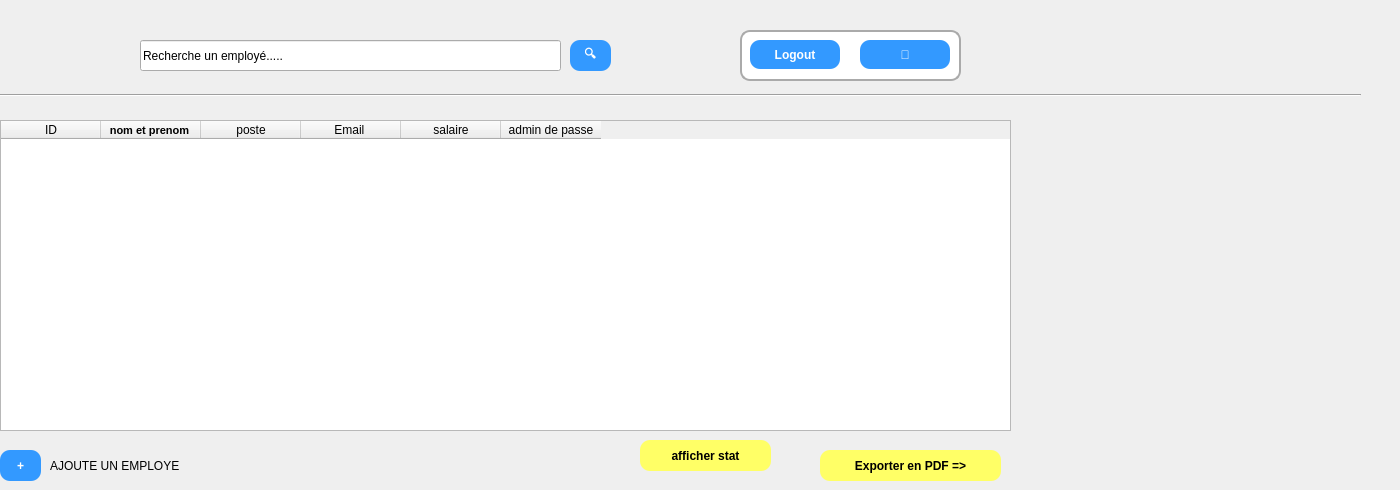
    <widget class="QWidget" name="employe">
     <widget class="QPushButton" name="pushButton_33">
      <property name="geometry">
       <rect>
        <x>840</x>
        <y>170</y>
        <width>111</width>
        <height>29</height>
       </rect>
      </property>
      <property name="styleSheet">
       <string notr="true">QPushButton {
    background-color: #FFFF66;  /* Jaune clair */
    color: black;               /* Texte noir */
    border-radius: 10px;        /* Coins arrondis */
    padding: 5px 15px;          /* Padding haut/bas, gauche/droite */
    font-weight: bold;
}

QPushButton:hover {
    background-color: #FFFF33;  /* Jaune encore plus vif au survol */
}

QPushButton:pressed {
    background-color: #FFEB3B;  /* Jaune doré quand cliqué */
}
</string>
      </property>
      <property name="text">
       <string>modifier</string>
      </property>
     </widget>
     <widget class="Line" name="line_22">
      <property name="geometry">
       <rect>
        <x>360</x>
        <y>140</y>
        <width>31</width>
        <height>291</height>
       </rect>
      </property>
      <property name="orientation">
       <enum>Qt::Orientation::Vertical</enum>
      </property>
     </widget>
     <widget class="QLabel" name="label_7">
      <property name="geometry">
       <rect>
        <x>-180</x>
        <y>40</y>
        <width>151</width>
        <height>141</height>
       </rect>
      </property>
      <property name="text">
       <string/>
      </property>
      <property name="pixmap">
       <pixmap>../../Downloads/logo.png</pixmap>
      </property>
     </widget>
     <widget class="QLineEdit" name="lineEdit_10">
      <property name="geometry">
       <rect>
        <x>640</x>
        <y>320</y>
        <width>191</width>
        <height>28</height>
       </rect>
      </property>
      <property name="text">
       <string>*****************************</string>
      </property>
     </widget>
     <widget class="QPushButton" name="pushButton_34">
      <property name="geometry">
       <rect>
        <x>960</x>
        <y>170</y>
        <width>41</width>
        <height>31</height>
       </rect>
      </property>
      <property name="styleSheet">
       <string notr="true">QPushButton {
    background-color: #FF3333;  /* Rouge clair */
    color: white;               /* Texte blanc */
    border-radius: 10px;        /* Coins arrondis */
    padding: 5px 15px;          /* Padding haut/bas, gauche/droite */
    font-weight: bold;
}

QPushButton:hover {
    background-color: #CC2929;  /* Rouge plus foncé au survol */
}

QPushButton:pressed {
    background-color: #A02121;  /* Rouge encore plus foncé quand cliqué */
}
</string>
      </property>
      <property name="text">
       <string>🗑️</string>
      </property>
     </widget>
     <widget class="QPushButton" name="pushButton_35">
      <property name="geometry">
       <rect>
        <x>840</x>
        <y>320</y>
        <width>111</width>
        <height>29</height>
       </rect>
      </property>
      <property name="styleSheet">
       <string notr="true">QPushButton {
    background-color: #FFFF66;  /* Jaune clair */
    color: black;               /* Texte noir */
    border-radius: 10px;        /* Coins arrondis */
    padding: 5px 15px;          /* Padding haut/bas, gauche/droite */
    font-weight: bold;
}

QPushButton:hover {
    background-color: #FFFF33;  /* Jaune encore plus vif au survol */
}

QPushButton:pressed {
    background-color: #FFEB3B;  /* Jaune doré quand cliqué */
}
</string>
      </property>
      <property name="text">
       <string>modifier</string>
      </property>
     </widget>
     <widget class="Line" name="line_23">
      <property name="geometry">
       <rect>
        <x>0</x>
        <y>286</y>
        <width>1001</width>
        <height>20</height>
       </rect>
      </property>
      <property name="orientation">
       <enum>Qt::Orientation::Horizontal</enum>
      </property>
     </widget>
     <widget class="QPushButton" name="pushButton_36">
      <property name="geometry">
       <rect>
        <x>960</x>
        <y>240</y>
        <width>41</width>
        <height>31</height>
       </rect>
      </property>
      <property name="styleSheet">
       <string notr="true">QPushButton {
    background-color: #FF3333;  /* Rouge clair */
    color: white;               /* Texte blanc */
    border-radius: 10px;        /* Coins arrondis */
    padding: 5px 15px;          /* Padding haut/bas, gauche/droite */
    font-weight: bold;
}

QPushButton:hover {
    background-color: #CC2929;  /* Rouge plus foncé au survol */
}

QPushButton:pressed {
    background-color: #A02121;  /* Rouge encore plus foncé quand cliqué */
}
</string>
      </property>
      <property name="text">
       <string>🗑️</string>
      </property>
     </widget>
     <widget class="QLineEdit" name="lineEdit_11">
      <property name="geometry">
       <rect>
        <x>640</x>
        <y>390</y>
        <width>191</width>
        <height>28</height>
       </rect>
      </property>
      <property name="text">
       <string>*****************************</string>
      </property>
     </widget>
     <widget class="Line" name="line_24">
      <property name="geometry">
       <rect>
        <x>610</x>
        <y>140</y>
        <width>31</width>
        <height>291</height>
       </rect>
      </property>
      <property name="orientation">
       <enum>Qt::Orientation::Vertical</enum>
      </property>
     </widget>
     <widget class="Line" name="line_25">
      <property name="geometry">
       <rect>
        <x>490</x>
        <y>140</y>
        <width>31</width>
        <height>291</height>
       </rect>
      </property>
      <property name="orientation">
       <enum>Qt::Orientation::Vertical</enum>
      </property>
     </widget>
     <widget class="QPushButton" name="pushButton_37">
      <property name="geometry">
       <rect>
        <x>860</x>
        <y>40</y>
        <width>90</width>
        <height>29</height>
       </rect>
      </property>
      <property name="styleSheet">
       <string notr="true">QPushButton {
    background-color: #3399FF;  /* Bleu clair */
    color: white;               /* Texte blanc */
    border-radius: 10px;        /* Coins arrondis */
    padding: 5px 15px;          /* Padding haut/bas, gauche/droite */
    font-weight: bold;
}

QPushButton:hover {
    background-color: #2673CC;  /* Bleu plus foncé au survol */
}

QPushButton:pressed {
    background-color: #1A53A0;  /* Bleu encore plus foncé quand cliqué */
}
</string>
      </property>
      <property name="text">
       <string>👤</string>
      </property>
     </widget>
     <widget class="QPushButton" name="pushButton_38">
      <property name="geometry">
       <rect>
        <x>960</x>
        <y>390</y>
        <width>41</width>
        <height>31</height>
       </rect>
      </property>
      <property name="styleSheet">
       <string notr="true">QPushButton {
    background-color: #FF3333;  /* Rouge clair */
    color: white;               /* Texte blanc */
    border-radius: 10px;        /* Coins arrondis */
    padding: 5px 15px;          /* Padding haut/bas, gauche/droite */
    font-weight: bold;
}

QPushButton:hover {
    background-color: #CC2929;  /* Rouge plus foncé au survol */
}

QPushButton:pressed {
    background-color: #A02121;  /* Rouge encore plus foncé quand cliqué */
}
</string>
      </property>
      <property name="text">
       <string>🗑️</string>
      </property>
     </widget>
     <widget class="Line" name="line_26">
      <property name="geometry">
       <rect>
        <x>-30</x>
        <y>80</y>
        <width>1391</width>
        <height>31</height>
       </rect>
      </property>
      <property name="orientation">
       <enum>Qt::Orientation::Horizontal</enum>
      </property>
     </widget>
     <widget class="QLineEdit" name="lineEdit_12">
      <property name="geometry">
       <rect>
        <x>740</x>
        <y>30</y>
        <width>221</width>
        <height>51</height>
       </rect>
      </property>
      <property name="styleSheet">
       <string notr="true">QLineEdit {
    border: 2px solid #AAAAAA;   /* Bordure grise */
    border-radius: 10px;         /* Coins arrondis */
    padding: 5px 10px;           /* Espacement texte à l'intérieur */
    background-color: #FFFFFF;   /* Fond blanc */
    selection-background-color: #3399FF; /* Couleur de sélection */
}
</string>
      </property>
     </widget>
     <widget class="Line" name="line_27">
      <property name="geometry">
       <rect>
        <x>230</x>
        <y>140</y>
        <width>41</width>
        <height>291</height>
       </rect>
      </property>
      <property name="orientation">
       <enum>Qt::Orientation::Vertical</enum>
      </property>
     </widget>
     <widget class="QPushButton" name="pushButton_39">
      <property name="geometry">
       <rect>
        <x>750</x>
        <y>40</y>
        <width>90</width>
        <height>29</height>
       </rect>
      </property>
      <property name="autoFillBackground">
       <bool>false</bool>
      </property>
      <property name="styleSheet">
       <string notr="true">QPushButton {
    background-color: #3399FF;  /* Bleu clair */
    color: white;               /* Texte blanc */
    border-radius: 10px;        /* Coins arrondis */
    padding: 5px 15px;          /* Padding haut/bas, gauche/droite */
    font-weight: bold;
}

QPushButton:hover {
    background-color: #2673CC;  /* Bleu plus foncé au survol */
}

QPushButton:pressed {
    background-color: #1A53A0;  /* Bleu encore plus foncé quand cliqué */
}
</string>
      </property>
      <property name="text">
       <string>Logout</string>
      </property>
     </widget>
     <widget class="QLabel" name="label_8">
      <property name="geometry">
       <rect>
        <x>1020</x>
        <y>130</y>
        <width>341</width>
        <height>271</height>
       </rect>
      </property>
      <property name="text">
       <string/>
      </property>
      <property name="pixmap">
       <pixmap>../../Downloads/Gemini_Generated_Image_4phbdh4phbdh4phb.png</pixmap>
      </property>
      <property name="scaledContents">
       <bool>true</bool>
      </property>
     </widget>
     <widget class="QLineEdit" name="lineEdit_13">
      <property name="geometry">
       <rect>
        <x>140</x>
        <y>40</y>
        <width>421</width>
        <height>31</height>
       </rect>
      </property>
      <property name="text">
       <string>Recherche un employé.....</string>
      </property>
      <property name="placeholderText">
       <string>Recherche paricipant....</string>
      </property>
     </widget>
     <widget class="Line" name="line_28">
      <property name="geometry">
       <rect>
        <x>0</x>
        <y>360</y>
        <width>1011</width>
        <height>20</height>
       </rect>
      </property>
      <property name="orientation">
       <enum>Qt::Orientation::Horizontal</enum>
      </property>
     </widget>
     <widget class="QPushButton" name="pushButton_40">
      <property name="geometry">
       <rect>
        <x>840</x>
        <y>390</y>
        <width>111</width>
        <height>29</height>
       </rect>
      </property>
      <property name="styleSheet">
       <string notr="true">QPushButton {
    background-color: #FFFF66;  /* Jaune clair */
    color: black;               /* Texte noir */
    border-radius: 10px;        /* Coins arrondis */
    padding: 5px 15px;          /* Padding haut/bas, gauche/droite */
    font-weight: bold;
}

QPushButton:hover {
    background-color: #FFFF33;  /* Jaune encore plus vif au survol */
}

QPushButton:pressed {
    background-color: #FFEB3B;  /* Jaune doré quand cliqué */
}
</string>
      </property>
      <property name="text">
       <string>modifier</string>
      </property>
     </widget>
     <widget class="QLabel" name="label_9">
      <property name="geometry">
       <rect>
        <x>50</x>
        <y>450</y>
        <width>251</width>
        <height>31</height>
       </rect>
      </property>
      <property name="text">
       <string>AJOUTE UN EMPLOYE</string>
      </property>
     </widget>
     <widget class="QPushButton" name="pushButton_41">
      <property name="geometry">
       <rect>
        <x>0</x>
        <y>450</y>
        <width>41</width>
        <height>31</height>
       </rect>
      </property>
      <property name="styleSheet">
       <string notr="true">QPushButton {
    background-color: #3399FF;  /* Bleu clair */
    color: white;               /* Texte blanc */
    border-radius: 10px;        /* Coins arrondis */
    padding: 5px 15px;          /* Padding haut/bas, gauche/droite */
    font-weight: bold;
}

QPushButton:hover {
    background-color: #2673CC;  /* Bleu plus foncé au survol */
}

QPushButton:pressed {
    background-color: #1A53A0;  /* Bleu encore plus foncé quand cliqué */
}
</string>
      </property>
      <property name="text">
       <string>+</string>
      </property>
     </widget>
     <widget class="Line" name="line_29">
      <property name="geometry">
       <rect>
        <x>0</x>
        <y>210</y>
        <width>1011</width>
        <height>16</height>
       </rect>
      </property>
      <property name="orientation">
       <enum>Qt::Orientation::Horizontal</enum>
      </property>
     </widget>
     <widget class="QLineEdit" name="lineEdit_14">
      <property name="geometry">
       <rect>
        <x>640</x>
        <y>170</y>
        <width>191</width>
        <height>28</height>
       </rect>
      </property>
      <property name="text">
       <string>*****************************</string>
      </property>
     </widget>
     <widget class="QPushButton" name="pushButton_42">
      <property name="geometry">
       <rect>
        <x>840</x>
        <y>240</y>
        <width>111</width>
        <height>29</height>
       </rect>
      </property>
      <property name="styleSheet">
       <string notr="true">QPushButton {
    background-color: #FFFF66;  /* Jaune clair */
    color: black;               /* Texte noir */
    border-radius: 10px;        /* Coins arrondis */
    padding: 5px 15px;          /* Padding haut/bas, gauche/droite */
    font-weight: bold;
}

QPushButton:hover {
    background-color: #FFFF33;  /* Jaune encore plus vif au survol */
}

QPushButton:pressed {
    background-color: #FFEB3B;  /* Jaune doré quand cliqué */
}
</string>
      </property>
      <property name="text">
       <string>modifier</string>
      </property>
     </widget>
     <widget class="Line" name="line_30">
      <property name="geometry">
       <rect>
        <x>750</x>
        <y>133</y>
        <width>251</width>
        <height>20</height>
       </rect>
      </property>
      <property name="orientation">
       <enum>Qt::Orientation::Horizontal</enum>
      </property>
     </widget>
     <widget class="Line" name="line_31">
      <property name="geometry">
       <rect>
        <x>110</x>
        <y>140</y>
        <width>31</width>
        <height>291</height>
       </rect>
      </property>
      <property name="orientation">
       <enum>Qt::Orientation::Vertical</enum>
      </property>
     </widget>
     <widget class="QPushButton" name="pushButton_43">
      <property name="geometry">
       <rect>
        <x>820</x>
        <y>450</y>
        <width>181</width>
        <height>31</height>
       </rect>
      </property>
      <property name="styleSheet">
       <string notr="true">QPushButton {
    background-color: #FFFF66;  /* Jaune clair */
    color: black;               /* Texte noir */
    border-radius: 10px;        /* Coins arrondis */
    padding: 5px 15px;          /* Padding haut/bas, gauche/droite */
    font-weight: bold;
}

QPushButton:hover {
    background-color: #FFFF33;  /* Jaune encore plus vif au survol */
}

QPushButton:pressed {
    background-color: #FFEB3B;  /* Jaune doré quand cliqué */
}
</string>
      </property>
      <property name="text">
       <string>Exporter en PDF =&gt;</string>
      </property>
     </widget>
     <widget class="QPushButton" name="pushButton_44">
      <property name="geometry">
       <rect>
        <x>960</x>
        <y>320</y>
        <width>41</width>
        <height>31</height>
       </rect>
      </property>
      <property name="styleSheet">
       <string notr="true">QPushButton {
    background-color: #FF3333;  /* Rouge clair */
    color: white;               /* Texte blanc */
    border-radius: 10px;        /* Coins arrondis */
    padding: 5px 15px;          /* Padding haut/bas, gauche/droite */
    font-weight: bold;
}

QPushButton:hover {
    background-color: #CC2929;  /* Rouge plus foncé au survol */
}

QPushButton:pressed {
    background-color: #A02121;  /* Rouge encore plus foncé quand cliqué */
}
</string>
      </property>
      <property name="text">
       <string>🗑️</string>
      </property>
     </widget>
     <widget class="QPushButton" name="pushButton_45">
      <property name="geometry">
       <rect>
        <x>570</x>
        <y>40</y>
        <width>41</width>
        <height>31</height>
       </rect>
      </property>
      <property name="styleSheet">
       <string notr="true">QPushButton {
    background-color: #3399FF;  /* Bleu clair */
    color: white;               /* Texte blanc */
    border-radius: 10px;        /* Coins arrondis */
    padding: 5px 15px;          /* Padding haut/bas, gauche/droite */
    font-weight: bold;
}

QPushButton:hover {
    background-color: #2673CC;  /* Bleu plus foncé au survol */
}

QPushButton:pressed {
    background-color: #1A53A0;  /* Bleu encore plus foncé quand cliqué */
}
</string>
      </property>
      <property name="text">
       <string>🔍</string>
      </property>
     </widget>
     <widget class="QLineEdit" name="lineEdit_15">
      <property name="geometry">
       <rect>
        <x>640</x>
        <y>240</y>
        <width>191</width>
        <height>28</height>
       </rect>
      </property>
      <property name="text">
       <string>*****************************</string>
      </property>
     </widget>
     <widget class="QPushButton" name="pushButton_46">
      <property name="geometry">
       <rect>
        <x>640</x>
        <y>440</y>
        <width>131</width>
        <height>31</height>
       </rect>
      </property>
      <property name="styleSheet">
       <string notr="true">QPushButton {
    background-color: #FFFF66;  /* Jaune clair */
    color: black;               /* Texte noir */
    border-radius: 10px;        /* Coins arrondis */
    padding: 5px 15px;          /* Padding haut/bas, gauche/droite */
    font-weight: bold;
}

QPushButton:hover {
    background-color: #FFFF33;  /* Jaune encore plus vif au survol */
}

QPushButton:pressed {
    background-color: #FFEB3B;  /* Jaune doré quand cliqué */
}
</string>
      </property>
      <property name="text">
       <string>afficher stat</string>
      </property>
     </widget>
     <widget class="QTableWidget" name="tableWidget_3">
      <property name="geometry">
       <rect>
        <x>0</x>
        <y>120</y>
        <width>1011</width>
        <height>311</height>
       </rect>
      </property>
      <column>
       <property name="text">
        <string>ID</string>
       </property>
      </column>
      <column>
       <property name="text">
        <string>nom et prenom </string>
       </property>
       <property name="font">
        <font>
         <pointsize>8</pointsize>
         <bold>true</bold>
        </font>
       </property>
      </column>
      <column>
       <property name="text">
        <string>poste</string>
       </property>
      </column>
      <column>
       <property name="text">
        <string>Email </string>
       </property>
      </column>
      <column>
       <property name="text">
        <string>salaire</string>
       </property>
      </column>
      <column>
       <property name="text">
        <string>admin de passe</string>
       </property>
      </column>
     </widget>
     <zorder>lineEdit_12</zorder>
     <zorder>pushButton_33</zorder>
     <zorder>line_22</zorder>
     <zorder>label_7</zorder>
     <zorder>lineEdit_10</zorder>
     <zorder>pushButton_34</zorder>
     <zorder>pushButton_35</zorder>
     <zorder>line_23</zorder>
     <zorder>pushButton_36</zorder>
     <zorder>lineEdit_11</zorder>
     <zorder>line_24</zorder>
     <zorder>line_25</zorder>
     <zorder>pushButton_37</zorder>
     <zorder>pushButton_38</zorder>
     <zorder>line_26</zorder>
     <zorder>line_27</zorder>
     <zorder>pushButton_39</zorder>
     <zorder>label_8</zorder>
     <zorder>lineEdit_13</zorder>
     <zorder>line_28</zorder>
     <zorder>pushButton_40</zorder>
     <zorder>label_9</zorder>
     <zorder>pushButton_41</zorder>
     <zorder>line_29</zorder>
     <zorder>lineEdit_14</zorder>
     <zorder>pushButton_42</zorder>
     <zorder>line_30</zorder>
     <zorder>line_31</zorder>
     <zorder>pushButton_43</zorder>
     <zorder>pushButton_44</zorder>
     <zorder>pushButton_45</zorder>
     <zorder>lineEdit_15</zorder>
     <zorder>pushButton_46</zorder>
     <zorder>tableWidget_3</zorder>
    </widget>
